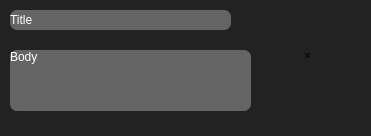
<?xml version="1.0" encoding="UTF-8"?>
<ui version="4.0">
 <class>Popup</class>
 <widget class="QDialog" name="Popup">
  <property name="geometry">
   <rect>
    <x>0</x>
    <y>0</y>
    <width>371</width>
    <height>136</height>
   </rect>
  </property>
  <property name="windowTitle">
   <string>Dialog</string>
  </property>
  <property name="styleSheet">
   <string notr="true">background-color:rgb(34,34,34);

</string>
  </property>
  <widget class="QPushButton" name="button">
   <property name="geometry">
    <rect>
     <x>270</x>
     <y>30</y>
     <width>75</width>
     <height>52</height>
    </rect>
   </property>
   <property name="sizePolicy">
    <sizepolicy hsizetype="Maximum" vsizetype="Minimum">
     <horstretch>0</horstretch>
     <verstretch>0</verstretch>
    </sizepolicy>
   </property>
   <property name="text">
    <string>×</string>
   </property>
   <property name="flat">
    <bool>true</bool>
   </property>
  </widget>
  <widget class="QLabel" name="title">
   <property name="geometry">
    <rect>
     <x>10</x>
     <y>10</y>
     <width>221</width>
     <height>20</height>
    </rect>
   </property>
   <property name="sizePolicy">
    <sizepolicy hsizetype="Expanding" vsizetype="Minimum">
     <horstretch>0</horstretch>
     <verstretch>0</verstretch>
    </sizepolicy>
   </property>
   <property name="styleSheet">
    <string notr="true">background-color:rgb(100,100,100);
border-radius:7px;
color:white;</string>
   </property>
   <property name="text">
    <string>Title</string>
   </property>
  </widget>
  <widget class="QLabel" name="description">
   <property name="geometry">
    <rect>
     <x>10</x>
     <y>50</y>
     <width>241</width>
     <height>61</height>
    </rect>
   </property>
   <property name="sizePolicy">
    <sizepolicy hsizetype="Expanding" vsizetype="Expanding">
     <horstretch>0</horstretch>
     <verstretch>0</verstretch>
    </sizepolicy>
   </property>
   <property name="styleSheet">
    <string notr="true">background-color:rgb(100,100,100);
border-radius:7px;
color:white;</string>
   </property>
   <property name="text">
    <string>Body</string>
   </property>
   <property name="alignment">
    <set>Qt::AlignLeading|Qt::AlignLeft|Qt::AlignTop</set>
   </property>
  </widget>
 </widget>
 <resources/>
 <connections/>
</ui>
